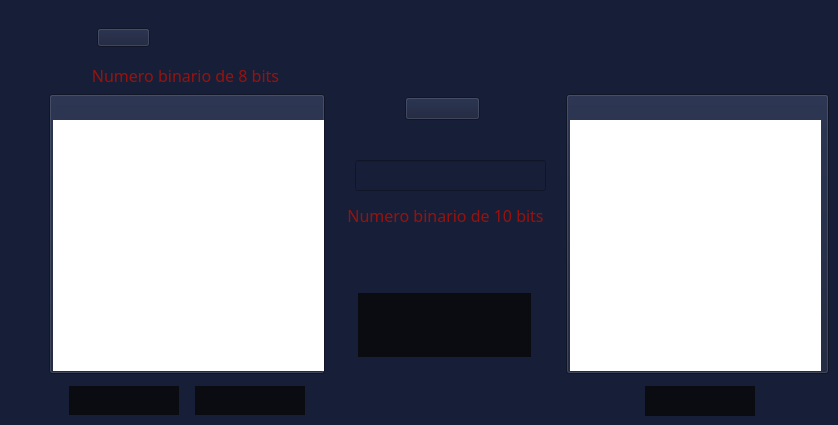
          <widget class="QWidget" name="blSdes">
           <property name="styleSheet">
            <string notr="true">*{
	background-color: rgb(22,30,56);
}
QToolButton{
	color: rgb(255,255,255);
	background:rgb(10,12,18);
	border:none;
}
QToolButton:hover{
	background:rgb(33,38,52);
	border:none;
}
QTextEdit{
	background:rgb(255,255,255);
	border:none;
}
QLineEdit{
	color:rgb(255, 255, 255)
}</string>
           </property>
           <widget class="QPushButton" name="pushButton_15">
            <property name="geometry">
             <rect>
              <x>97</x>
              <y>28</y>
              <width>53</width>
              <height>19</height>
             </rect>
            </property>
            <property name="text">
             <string/>
            </property>
            <property name="icon">
             <iconset>
              <normaloff>src/titulos/SDes.png</normaloff>src/titulos/SDes.png</iconset>
            </property>
            <property name="iconSize">
             <size>
              <width>53</width>
              <height>19</height>
             </size>
            </property>
           </widget>
           <widget class="QPushButton" name="pushButton_45">
            <property name="geometry">
             <rect>
              <x>49</x>
              <y>94</y>
              <width>276</width>
              <height>280</height>
             </rect>
            </property>
            <property name="text">
             <string/>
            </property>
            <property name="icon">
             <iconset>
              <normaloff>src/textoDeseado.png</normaloff>src/textoDeseado.png</iconset>
            </property>
            <property name="iconSize">
             <size>
              <width>276</width>
              <height>280</height>
             </size>
            </property>
           </widget>
           <widget class="QTextEdit" name="sdesTextoOriginal">
            <property name="geometry">
             <rect>
              <x>53</x>
              <y>120</y>
              <width>271</width>
              <height>251</height>
             </rect>
            </property>
           </widget>
           <widget class="QToolButton" name="sdesCifrar">
            <property name="geometry">
             <rect>
              <x>69</x>
              <y>386</y>
              <width>110</width>
              <height>29</height>
             </rect>
            </property>
            <property name="cursor">
             <cursorShape>PointingHandCursor</cursorShape>
            </property>
            <property name="text">
             <string/>
            </property>
            <property name="icon">
             <iconset>
              <normaloff>src/BotonesGral/Cifrar.png</normaloff>src/BotonesGral/Cifrar.png</iconset>
            </property>
            <property name="iconSize">
             <size>
              <width>110</width>
              <height>29</height>
             </size>
            </property>
           </widget>
           <widget class="QToolButton" name="sdesDescifrar">
            <property name="geometry">
             <rect>
              <x>195</x>
              <y>386</y>
              <width>110</width>
              <height>29</height>
             </rect>
            </property>
            <property name="cursor">
             <cursorShape>PointingHandCursor</cursorShape>
            </property>
            <property name="text">
             <string/>
            </property>
            <property name="icon">
             <iconset>
              <normaloff>src/BotonesGral/Descifrar.png</normaloff>src/BotonesGral/Descifrar.png</iconset>
            </property>
            <property name="iconSize">
             <size>
              <width>110</width>
              <height>29</height>
             </size>
            </property>
           </widget>
           <widget class="QPushButton" name="pushButton_46">
            <property name="geometry">
             <rect>
              <x>405</x>
              <y>97</y>
              <width>75</width>
              <height>23</height>
             </rect>
            </property>
            <property name="text">
             <string/>
            </property>
            <property name="icon">
             <iconset>
              <normaloff>src/BotonesGral/Clave.png</normaloff>src/BotonesGral/Clave.png</iconset>
            </property>
            <property name="iconSize">
             <size>
              <width>44</width>
              <height>18</height>
             </size>
            </property>
           </widget>
           <widget class="QPushButton" name="pushButton_47">
            <property name="geometry">
             <rect>
              <x>566</x>
              <y>94</y>
              <width>263</width>
              <height>280</height>
             </rect>
            </property>
            <property name="text">
             <string/>
            </property>
            <property name="icon">
             <iconset>
              <normaloff>src/textoObtenido.png</normaloff>src/textoObtenido.png</iconset>
            </property>
            <property name="iconSize">
             <size>
              <width>263</width>
              <height>280</height>
             </size>
            </property>
           </widget>
           <widget class="QToolButton" name="sdesGenerar">
            <property name="geometry">
             <rect>
              <x>358</x>
              <y>293</y>
              <width>173</width>
              <height>64</height>
             </rect>
            </property>
            <property name="cursor">
             <cursorShape>PointingHandCursor</cursorShape>
            </property>
            <property name="text">
             <string/>
            </property>
            <property name="icon">
             <iconset>
              <normaloff>src/BotonesGral/Generar  Clave.png</normaloff>src/BotonesGral/Generar  Clave.png</iconset>
            </property>
            <property name="iconSize">
             <size>
              <width>173</width>
              <height>64</height>
             </size>
            </property>
           </widget>
           <widget class="QToolButton" name="sdesCopiar">
            <property name="geometry">
             <rect>
              <x>645</x>
              <y>386</y>
              <width>110</width>
              <height>30</height>
             </rect>
            </property>
            <property name="cursor">
             <cursorShape>PointingHandCursor</cursorShape>
            </property>
            <property name="text">
             <string/>
            </property>
            <property name="icon">
             <iconset>
              <normaloff>src/BotonesGral/Copiar.png</normaloff>src/BotonesGral/Copiar.png</iconset>
            </property>
            <property name="iconSize">
             <size>
              <width>110</width>
              <height>30</height>
             </size>
            </property>
           </widget>
           <widget class="QTextEdit" name="sdesTextoResult">
            <property name="geometry">
             <rect>
              <x>570</x>
              <y>120</y>
              <width>251</width>
              <height>251</height>
             </rect>
            </property>
           </widget>
           <widget class="QLineEdit" name="sdesClave">
            <property name="geometry">
             <rect>
              <x>355</x>
              <y>160</y>
              <width>191</width>
              <height>31</height>
             </rect>
            </property>
            <property name="font">
             <font>
              <family>Bahnschrift</family>
              <pointsize>12</pointsize>
             </font>
            </property>
            <property name="alignment">
             <set>Qt::AlignCenter</set>
            </property>
           </widget>
           <widget class="QLabel" name="label_37">
            <property name="geometry">
             <rect>
              <x>330</x>
              <y>200</y>
              <width>231</width>
              <height>31</height>
             </rect>
            </property>
            <property name="font">
             <font>
              <family>Bahnschrift</family>
              <pointsize>12</pointsize>
             </font>
            </property>
            <property name="styleSheet">
             <string notr="true">color:rgb(152, 18, 13)</string>
            </property>
            <property name="text">
             <string>Numero binario de 10 bits</string>
            </property>
            <property name="alignment">
             <set>Qt::AlignCenter</set>
            </property>
           </widget>
           <widget class="QLabel" name="label_38">
            <property name="geometry">
             <rect>
              <x>70</x>
              <y>60</y>
              <width>231</width>
              <height>31</height>
             </rect>
            </property>
            <property name="font">
             <font>
              <family>Bahnschrift</family>
              <pointsize>12</pointsize>
             </font>
            </property>
            <property name="styleSheet">
             <string notr="true">color:rgb(152, 18, 13)</string>
            </property>
            <property name="text">
             <string>Numero binario de 8 bits</string>
            </property>
            <property name="alignment">
             <set>Qt::AlignCenter</set>
            </property>
           </widget>
          </widget>
